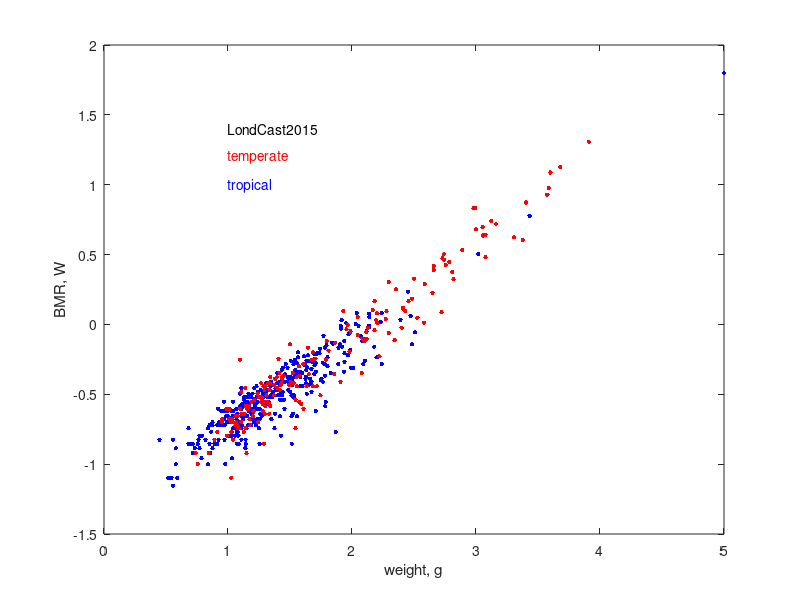

Reproduce this figure in MATLAB. (Note: this script raises an error after producing the figure.)
%bibkey = 'LondCast2015'; type = 'Article'; bib = [ ... 
% 'doi = {10.1111/1365-2435.12348}, ' ...
% 'title = {Basal metabolism in tropical birds: latitude, altitude, and the ‘pace of life’}, ' ...
% 'journal = {Functional Ecology}, ' ...
% 'volume = {29}, ' ...
% 'year = {2015}, ' ...
% 'pages = {338–346}, ' ...
% 'author = {Gustavo A. Londono and Mark A. Chappell Marıa del Rosario Castaneda and Jill E. Jankowski and Scott K. Robinson}'];
%
% several species names are replaced by those used in AmP
% 1 watt; = 60/20.1 ml O2/min
aves = { ...
% spec              mass(g) BMR(W)  sel N   breeding habitat Ref   
'Crypturellus_soui'         220.8	0.77	1;%1	Tropical	This Study
'Struthio_camelus'        100000.0 63.05	0;%N/A	Tropical	McKechnie & Wolf 2004
'Apteryx_australis'         2380.0	4.03	1;%N/A	Temperate	McKechnie & Wolf 2004
'Callipepla_gambelii'       126.1	0.76	1;%N/A	Temperate	McKechnie & Wolf 2004
'Colinus_virginianus'       258.0	1.32	1;%5	Temperate	UCR
'Odontophorus_stellatus' 	296.5	1.15	0;%1	Tropical	This Study
'Bonasa_umbellus'           644.0	2.38	1;%N/A	Temperate	McKechnie & Wolf 2004
'Dendragapus_obscurus'      1131.0	4.96	1;%N/A	Temperate	McKechnie & Wolf 2004
'Alectoris_chukar'          525.7	1.22	1;%5	Temperate	UCR
'Coturnix_coturnix'         97.0	0.89	1;%N/A	Temperate	Wiersma et al. 2007
'Coturnix_pectoralis'       95.8	0.64	1;%N/A	Temperate	McKechnie & Wolf 2004
'Synoicus_chinensis'        44.9	0.37	0;%N/A	Tropical	McKechnie & Wolf 2004
'Synoicus_chinensis'        42.4	0.42	0;%7	Tropical	UCR
'Gallus_gallus'             1196.0  3.02	1;%20	Temperate	UCR
'Gallus_gallus'             2710.0   6.00	0;%N/A	Tropical	McKechnie & Wolf 2004
'Pygoscelis_adeliae'        3970.0	12.23	1;%N/A	Temperate	McKechnie & Wolf 2004
'Spheniscus_humboldti'      3870.0	9.49	1;%N/A	Temperate	McKechnie & Wolf 2004
'Phoebastria_immutabilis' 	2522.0	7.46	1;%N/A	Temperate	McKechnie & Wolf 2004
'Diomedea_exulans'          8130.0	20.31	1;%N/A	Temperate	McKechnie & Wolf 2004
'Thalassarche_chrysostoma' 	3753.0	8.51	1;%N/A	Temperate	McKechnie & Wolf 2004
'Macronectes_giganteus'     4780.0	13.36	1;%N/A	Temperate	McKechnie & Wolf 2004
'Phalacrocorax_auritus'     1330.0	5.49	1;%N/A	Temperate	McKechnie & Wolf 2004
'Anhinga_rufa'              1040.0	3.19	0;%N/A	Tropical	McKechnie & Wolf 2004
'Accipiter_nisus'            135.0	0.95	1;%N/A	Temperate	Wiersma et al. 2007
'Accipiter_striatus'         173.4	0.52	0;%1	Tropical	This Study
'Buteo_lineatus'             658.0	2.11	1;%N/A	Temperate	McKechnie & Wolf 2004
'Buteo_lineatus'             609.0	2.80	1;%6	Temperate	UCR
'Buteo_jamaicensis'         1140.9	4.33	1;%6	Temperate	UCR
'Turnix_suscitator'          58.1	0.39	0;%N/A	Tropical	McKechnie & Wolf 2004
'Haematopus_ostralegus'     554.0	2.91	1;%N/A	Temperate	McKechnie & Wolf 2004
'Pluvialis_squatarola'      226.0	1.78	1;%N/A	Temperate	McKechnie & Wolf 2004
'Charadrius_dubius'          36.0	0.42	1;%N/A	Temperate	Wiersma et al. 2007
'Jacana_jacana'             107.0	1.01	0;%N/A	Tropical	Wiersma et al. 2007
'Thinocorus_rumicivorus'	55.5	0.31	1;%N/A	Temperate	McKechnie & Wolf 2004
'Scolopax_minor'            156.7	1.07	1;%N/A	Temperate	McKechnie & Wolf 2004
'Arenaria_interpres'         90.0	0.92	1;%N/A	Temperate	McKechnie & Wolf 2004
'Calidris_tenuirostris'     198.2	2.01	1;%N/A	Temperate	White et al. 2007
'Calidris_canutus'          130.0	0.88	1;%N/A	Temperate	McKechnie & Wolf 2004
'Larus_argentatus'          1000.0	4.80	1;%N/A	Temperate	McKechnie & Wolf 2004
'Uria_lomvia'               989.0	6.80	1;%N/A	Temperate	McKechnie & Wolf 2004
'Uria_aalge'                956.0	6.80	1;%N/A	Temperate	McKechnie & Wolf 2004
'Pterocles_orientalis'      386.4	1.95	1;%N/A	Temperate	McKechnie & Wolf 2004
'Columba_livia'             316.3	2.12	1;%8	Temperate	UCR
'Columba_leucomela'         456.0	2.44	1;%N/A	Temperate	McKechnie & Wolf 2004
'Streptopelia_capicola'     151.9	0.91	1;%6	Temperate	UCR
'Oena_capensis'             56.0	0.40	0;%2	Tropical	UCR
'Chalcophaps_indica'        124.0	0.79	0;%N/A	Tropical	McKechnie & Wolf 2004
'Phaps_chalcoptera'         304.0	1.53	1;%N/A	Temperate	McKechnie & Wolf 2004
'Phaps_elegans'             190.0	1.24	1;%N/A	Temperate	McKechnie & Wolf 2004
'Phaps_histrionica'     	257.0	1.30	1;%N/A	Temperate	McKechnie & Wolf 2004
'Ocyphaps_lophotes'         187.0	1.09	1;%N/A	Temperate	McKechnie & Wolf 2004
'Geophaps_plumifera'        81.0	0.39	1;%N/A	Temperate	McKechnie & Wolf 2004
'Geophaps_smithii'          198.0	0.87	1;%N/A	Temperate	McKechnie & Wolf 2004
'Leucosarcia_melanoleuca'	445.0	1.69	1;%N/A	Temperate	McKechnie & Wolf 2004
'Geopelia_cuneata'          39.0	0.27	1;%N/A	Temperate	McKechnie & Wolf 2004
'Geopelia_cuneata'          37.5	0.28	1;%6	Temperate	UCR
'Geopelia_placida'          52.0	0.36	1;%N/A	Temperate	McKechnie & Wolf 2004
'Zenaida_macroura'          121.7	0.79	1;%N/A	Temperate	Wiersma et al. 2007
'Columbina_inca'            40.5	0.25	1;%N/A	Temperate	McKechnie & Wolf 2004
'Columbina_talpacoti'       45.7	0.41	0;%N/A	Tropical	Wiersma et al. 2007
'Leptotila_verreauxi'       131.0	0.89	0;%N/A	Tropical	Wiersma et al. 2007
'Leptotila_rufaxilla'       150.6	0.69	0;%3	Tropical	This Study
'Zentrygon_frenata'         322.4	0.88	0;%2	Tropical	This Study
'Geotrygon_montana'         117.9	0.82	0;%16	Tropical	This Study
'Ptilinopus_superbus'       120.4	0.76	0;%N/A	Tropical	McKechnie & Wolf 2004
'Ptilinopus_melanospilus'	98.0	0.49	0;%N/A	Tropical	McKechnie & Wolf 2004
'Geococcyx_californianus'	284.7	1.46	1;%N/A	Temperate	McKechnie & Wolf 2004
'Cuculus_canorus'           111.6	0.84	1;%N/A	Temperate	Wiersma et al. 2007
'Tyto_alba'                 456.1	2.61	1;%6	Temperate	UCR
'Megascops_asio'            166.0	0.59	1;%N/A	Temperate	McKechnie & Wolf 2004
'Megascops_kennicottii'     147.3	1.27	1;%6	Temperate	UCR
'Megascops_trichopsis'      120.0	0.45	1;%N/A	Temperate	McKechnie & Wolf 2004
'Bubo_scandiacus'           2026.0	4.21	1;%N/A	Temperate	McKechnie & Wolf 2004
'Bubo_virginianus'          1450.0	5.23	1;%N/A	Temperate	McKechnie & Wolf 2004
'Bubo_virginianus'          1195.4	4.39	1;%6	Temperate	UCR
'Strix_occidentalis'        571.0	2.67	1;%N/A	Temperate	McKechnie & Wolf 2004
'Glaucidium_jardinii'       60.6	0.68	0;%5	Tropical	This Study
'Glaucidium_brasilianum'	60.6	0.43	0;%1	Tropical	This Study
'Athene_cunicularia'        159.7	1.02	1;%6	Temperate	UCR
'Asio_otus'                 252.0	0.95	1;%N/A	Temperate	McKechnie & Wolf 2004
'Podargus_strigoides'       380.3	1.03	1;%N/A	Temperate	McKechnie & Wolf 2004
'Chordeiles_minor'          72.0	0.44	1;%N/A	Temperate	McKechnie & Wolf 2004
'Uropsalis_segmentata'      34.7	0.54	0;%1	Tropical	This Study
'Uropsalis_lyra'            77.5	0.52	0;%1	Tropical	This Study
'Streptoprocne_rutila'      16.1	0.24	0;%1	Tropical	This Study
'Apus_apus'                 44.9	0.44	1;%N/A	Temperate	Wiersma et al. 2007
'Eutoxeres_condamini'       10.0	0.22	0;%6	Tropical	This Study
'Glaucis_hirsutus'          6.9     0.18	0;%1	Tropical	This Study
'Threnetes_leucurus'        9.4     0.15	0;%3	Tropical	This Study
'Phaethornis_guy'           5.9     0.13	0;%8	Tropical	This Study
'Phaethornis_hispidus'      4.9     0.14	0;%5	Tropical	This Study
'Phaethornis_superciliosus' 5.2     0.14	0;%3	Tropical	This Study
'Phaethornis_koepckeae'     5.4     0.13	0;%2	Tropical	This Study
'Doryfera_ludovicae'        5.9     0.16	0;%5	Tropical	This Study
'Colibri_thalassinus'       6.2     0.16	0;%1	Tropical	This Study
'Colibri_coruscans'         8.4     0.15	0;%25	Tropical	This Study
'Thalurania_furcata'        3.8     0.13	0;%1	Tropical	This Study
'Taphrospilus_hypostictus'	7.5     0.13	0;%4	Tropical	This Study
'Adelomyia_melanogenys' 	3.5     0.08	0;%6	Tropical	This Study
'Phlogophilus_harterti' 	2.8     0.15	0;%2	Tropical	This Study
'Heliodoxa_leadbeateri'     7.5     0.19	0;%21	Tropical	This Study
'Boissonneaua_matthewsii'	7.5     0.20	0;%5	Tropical	This Study
'Aglaeactis_cupripennis'	7.2     0.12	0;%9	Tropical	This Study
'Aglaeactis_castelnaudii'	6.9     0.10	0;%1	Tropical	This Study
'Oreotrochilus_estella'     8.4     0.19	0;%N/A	Tropical	McKechnie & Wolf 2004
'Lafresnaya_lafresnayi'     5.7     0.14	0;%1	Tropical	This Study
'Coeligena_coeligena'       7.1     0.19	0;%6	Tropical	This Study
'Coeligena_violifer'        7.8     0.14	0;%23 Tropical	This Study
'Pterophanes_cyanopterus'	10.8	0.11	0;%1	Tropical	This Study
'Sephanoides_sephaniodes'	5.7     0.10	1;%N/A	Temperate	McKechnie & Wolf 2004
'Heliangelus_amethysticollis'   5.8	0.15	0;%14	Tropical	This Study
'Haplophaedia_aureliae'      4.8	0.14	0;%3	Tropical	This Study
'Ocreatus_underwoodii'       3.3	0.08	0;%2	Tropical	This Study
'Ramphomicron_microrhynchum' 3.9	0.08	0;%1	Tropical	This Study
'Metallura_tyrianthina'      3.8	0.10	0;%17	Tropical	This Study
'Chalcostigma_ruficeps'      3.6	0.15	0;%7	Tropical	This Study
'Schistes_geoffroyi'         4.8	0.18	0;%3	Tropical	This Study
'Chaetocercus_mulsant'       3.6	0.07	0;%1	Tropical	This Study
'Colius_striatus'           51.0	0.24	0;%N/A	Tropical	McKechnie & Wolf 2004
'Colius_colius'             35.1	0.18	1;%N/A	Temperate	McKechnie & Wolf 2004
'Trogon_personatus'         59.0	0.83	0;%1	Tropical	This Study
'Dacelo_novaeguineae'      336.0	1.12	1;%N/A	Temperate	White et al. 2007
'Chloroceryle_aenea'        11.8	0.17    0;%N/A	Tropical	Wiersma et al. 2007
'Todus_mexicanus'            6.1	0.11	0;%N/A	Tropical	White et al. 2007
'Momotus_momota'            123.1	0.52	0;%2	Tropical	This Study
'Momotus_momota'            102.4	0.49	0;%N/A	Tropical	Wiersma et al. 2007
'Momotus_aequatorialis' 	158.5	0.58	0;%1	Tropical	This Study
'Baryphthengus_martii'      127.1	0.55	0;%3	Tropical	This Study
'Merops_viridis'             33.8	0.30	0;%N/A	Tropical	McKechnie & Wolf 2004
'Phoeniculus_purpureus' 	74.1	0.17	0;%N/A	Tropical	McKechnie & Wolf 2004
'Galbula_cyanescens'        24.0	0.23	0;%2	Tropical	This Study
'Notharchus_macrorhynchos'	43.2	0.32	0;%N/A	Tropical	Wiersma et al. 2007
'Bucco_macrodactylus'       23.7	0.18	0;%1	Tropical	This Study
'Malacoptila_semicincta'	47.1	0.33	0;%1	Tropical	This Study
'Malacoptila_fulvogularis'	49.6	0.53	0;%2	Tropical	This Study
'Micromonacha_lanceolata' 	21.9	0.36	0;%1	Tropical	This Study
'Monasa_nigrifrons'         86.0	0.46	0;%5	Tropical	This Study
'Monasa_morphoeus'          67.5	0.45	0;%2	Tropical	This Study
'Aulacorhynchus_prasinus'	137.0	0.98	0;%2	Tropical	This Study
'Selenidera_reinwardtii'	173.6	1.20	0;%1	Tropical	This Study
'Andigena_hypoglauca'       282.9	1.71	0;%1	Tropical	This Study
'Picumnus_rufiventris'      21.9	0.26	0;%2	Tropical	This Study
'Melanerpes_formicivorus'	73.1	0.74	1;%N/A	Temperate	Wiersma et al. 2007
'Melanerpes_rubricapillus' 	48.7	0.54	0;%N/A	Tropical	Wiersma et al. 2007
'Dryobates_pubescens'       21.7	0.38	1;%N/A	Temperate	McKechnie & Wolf 2004
'Dryobates_pubescens'       24.1	0.41	1;%N/A	Temperate	White et al. 2007
'Veniliornis_nigriceps'     43.4	0.49	0;%3	Tropical	This StudY
'Colaptes_rivolii'          81.5	0.93	0;%3	Tropical	This Study
'Celeus_loricatus'          83.1	0.69	0;%N/A	Tropical	Wiersma et al. 2007
'Celeus_spectabilis'        113.0	0.98	0;%1	Tropical	This Study
'Micrastur_ruficollis'      304.1	0.72	0;%1	Tropical	This Study
'Micrastur_gilvicollis'     170.5	1.04	0;%1	Tropical	This Study
'Falco_sparverius'          111.6	1.13	1;%6	Temperate	UCR
'Calyptorhynchus_banksii'	535.5	2.97	1;%N/A	Temperate	White et al. 2007
'Eolophus_roseicapilla'     268.7	1.25	1;%N/A	Temperate	McKechnie & Wolf 2004
'Cacatua_tenuirostris'      549.9	3.17	1;%N/A	Temperate	McKechnie & Wolf 2004
'Cacatua_galerita'          776.1	3.42	1;%N/A	Temperate	McKechnie & Wolf 2004
'Nymphicus_hollandicus' 	96.8	0.66	0;%6	Tropical	UCR
'Trichoglossus_haematodus'	137.1	1.19	0;%N/A	Tropical	White et al. 2007
'Barnardius_zonarius'       131.8	0.79	1;%N/A	Temperate	White et al. 2007
'Neopsephotus_bourkii'      35.0	0.29	1;%1	Temperate	UCR
'Neophema_petrophila'       48.4	0.63	1;%N/A	Temperate	White et al. 2007
'Melopsittacus_undulatus'	42.8	0.36	1;%6	Temperate	UCR
'Agapornis_roseicollis' 	48.3	0.36	1;%6	Temperate	UCR
'Bolborhynchus_orbygnesius' 46.4	0.38	0;%3	Tropical	This Study
'Brotogeris_jugularis'      63.5	0.58	0;%N/A	Tropical	Wiersma et al. 2007
'Asthenes_helleri'          15.0	0.19	0;%4	Tropical	This Study
'Synallaxis_azarae'         13.6	0.23	0;%9	Tropical	This Study
'Synallaxis_cabanisi'       19.3	0.30	0;%3	Tropical	This Study
'Cranioleuca_marcapatae'	19.0	0.28	0;%6	Tropical	This Study
'Premnoplex_brunnescens'	15.7	0.32	0;%17	Tropical	This Study
'Margarornis_squamiger'     16.7	0.27	0;%15	Tropical	This Study
'Pseudocolaptes_boissonneautii' 42.9 0.55	0;%1	Tropical	This Study
'Anabacerthia_striaticollis' 24.2   0.35	0;%8	Tropical	This Study
'Syndactyla_ucayalae'       51.2	0.61	0;%1	Tropical	This Study
'Ancistrops_strigilatus'	36.0	0.22	0;%1	Tropical	This Study
'Automolus_subulatus'       30.2	0.49	0;%1	Tropical	This Study
'Neophilydor_erythrocercum' 38.2	0.42	0;%1	Tropical	This Study
'Anabazenops_dorsalis'      39.2	0.45	0;%1	Tropical	This Study
'Thripadectes_melanorhynchus' 47.5	0.54	0;%14	Tropical	This Study
'Thripadectes_holostictus' 	42.5	0.38	0;%5	Tropical	This Study
'Automolus_ochrolaemus'     36.7	0.63	0;%1	Tropical	This Study
'Automolus_melanopezus'     31.6	0.38	0;%1	Tropical	This Study
'Automolus_rufipileatus'	36.2	0.46	0;%5	Tropical	This Study
'Sclerurus_mexicanus'       28.8	0.44	0;%3	Tropical	This Study
'Sclerurus_caudacutus'      36.2	0.46	0;%4	Tropical	This Study
'Lochmias_nematura'         30.5	0.34	0;%3	Tropical	This Study
'Xenops_minutus'            12.7	0.18	0;%1	Tropical	This Study
'Dendrocincla_tyrannina'	58.3	0.53	0;%2	Tropical	This Study
'Dendrocincla_fuliginosa'	33.1	0.37	0;%9	Tropical	This Study
'Dendrocincla_merula'       52.8	0.62	0;%11	Tropical	This Study
'Sittasomus_griseicapillus'	14.4	0.27	0;%1	Tropical	This Study
'Glyphorynchus_spirurus'	15.5	0.25	0;%21	Tropical	This Study
'Dendrocolaptes_picumnus'	80.2	0.72	0;%1	Tropical	This Study
'Xiphorhynchus_elegans'     41.4	0.51	0;%9	Tropical	This Study
'Xiphorhynchus_guttatus'	60.1	0.52	0;%7	Tropical	This Study
'Xiphorhynchus_triangularis' 44.1	0.60	0;%7	Tropical	This Study
'Lepidocolaptes_lacrymiger'	32.6	0.22	0;%1	Tropical	This Study
'Thamnophilus_doliatus'     26.2	0.29	0;%N/A	Tropical	Wiersma et al. 2007
'Thamnophilus_palliatus'	27.8	0.49	0;%1	Tropical	This Study
'Thamnophilus_atrinucha'	20.5	0.28	0;%N/A	Tropical	Wiersma et al. 2007
'Thamnophilus_punctatus'	21.0	0.34	0;%N/A	Tropical	Wiersma et al. 2007
'Thamnomanes_ardesiacus'	19.3	0.27	0;%9	Tropical	This Study
'Thamnomanes_schistogynus'	19.7	0.34	0;%3	Tropical	This Study
'Epinecrophylla_leucophthalma' 9.4	0.19	0;%8	Tropical	This Study
'Isleria_hauxwelli'         10.8	0.21	0;%9	Tropical	This Study
'Myrmotherula_axillaris'	8.9     0.19	0;%4	Tropical	This Study
'Myrmotherula_schisticolor'	8.3     0.25	0;%2	Tropical	This Study
'Myrmotherula_longipennis'	9.6     0.22	0;%1	Tropical	This Study
'Myrmotherula_menetriesii'	9.3     0.28	0;%2	Tropical	This Study
'Drymophila_caudata'        12.2	0.14	0;%1	Tropical	This Study
'Cercomacroides_tyrannina'	15.4	0.19	0;%N/A	Tropical	Wiersma et al. 2007
'Pyriglena_leuconota'       32.1	0.55	0;%4	Tropical	This Study
'Myrmoborus_leucophrys'     19.8	0.33	0;%1	Tropical	This Study
'Myrmoborus_myotherinus'	21.2	0.28	0;%3	Tropical	This Study
'Hypocnemis_subflava'       15.6	0.24	0;%3	Tropical	This Study
'Myrmoborus_lophotes'       31.6	0.33	0;%3	Tropical	This Study
'Myrmelastes_leucostigma'	17.8	0.18	0;%1	Tropical	This Study
'Myrmeciza_longipes'        27.4	0.33	0;%N/A	Tropical	Wiersma et al. 2007
'Poliocrania_exsul'         28.3	0.29	0;%N/A	Tropical	Wiersma et al. 2007
'Sciaphylax_hemimelaena'	18.0	0.25	0;%5	Tropical	This Study
'Akletos_goeldii'           42.4	0.42	0;%4	Tropical	This Study
'Gymnopithys_bicolor'       27.7	0.33	0;%N/A	Tropical	Wiersma et al. 2007
'Oneillornis_salvini'       27.1	0.32	0;%7	Tropical	This Study
'Rhegmatorhina_melanosticta' 42.2	0.41	0;%1	Tropical	This Study
'Hylophylax_naevioides'     16.1	0.24	0;%N/A	Tropical	Wiersma et al. 2007
'Hylophylax_naevius'        12.8	0.35	0;%1	Tropical	This Study
'Willisornis_poecilinotus'	22.3	0.39	0;%4	Tropical	This Study
'Phlegopsis_nigromaculata'	47.1	0.48	0;%2	Tropical	This Study
'Formicarius_analis'        54.9	0.62	0;%3	Tropical	This Study
'Formicarius_rufipectus' 	70.3	0.73	0;%1	Tropical	This Study
'Grallaria_guatimalensis'	87.0	0.62	0;%1	Tropical	This Study
'Grallaria_rufula'          33.8	0.52	0;%1	Tropical	This Study
'Conopophaga_peruviana' 	24.5	0.34	0;%4	Tropical	This Study
'Conopophaga_ardesiaca'     27.5	0.39	0;%15	Tropical	This Study
'Scytalopus_atratus'        21.5	0.38	0;%4	Tropical	This Study
'Scytalopus_parvirostris'	17.0	0.36	0;%3	Tropical	This Study
'Elaenia_albiceps'          16.8	0.19	0;%3	Tropical	This Study
'Elaenia_gigas'             30.7	0.41	0;%1	Tropical	This Study
'Elaenia_obscura'           13.9	0.14	0;%1	Tropical	This Study
'Elaenia_pallatangae'       15.7	0.23	0;%17	Tropical	This Study
'Camptostoma_obsoletum'     12.5	0.26	0;%N/A	Tropical	Wiersma et al. 2007
'Mecocerculus_leucophrys'	13.9	0.15	0;%3	Tropical	This Study
'Mecocerculus_stictopterus'	10.9	0.22	0;%1	Tropical	This Study
'Anairetes_parulus'          6.6	0.15	0;%2	Tropical	This Study
'Corythopis_torquatus'      18.7	0.28	0;%5	Tropical	This Study
'Zimmerius_bolivianus'      11.0	0.28	0;%2	Tropical	This Study
'Pogonotriccus_ophthalmicus' 8.8	0.24	0;%2	Tropical	This Study
'Mionectes_striaticollis' 	14.7	0.27	0;%38	Tropical	This Study
'Mionectes_olivaceus'       15.7	0.28	0;%21	Tropical	This Study
'Mionectes_oleagineus'      11.4	0.18	0;%7	Tropical	This Study
'Mionectes_oleagineus'      10.3	0.16	0;%N/A	Tropical	Wiersma et al. 2007
'Mionectes_macconnelli'     11.4	0.16	0;%14	Tropical	This Study
'Leptopogon_amaurocephalus' 14.1	0.22	0;%6	Tropical	This Study
'Leptopogon_superciliaris'	12.9	0.25	0;%9	Tropical	This Study
'Hemitriccus_granadensis' 	8.2 	0.14	0;%2	Tropical	This Study
'Lophotriccus_pileatus'     8.2     0.19	0;%2	Tropical	This Study
'Todirostrum_cinereum'      7.3     0.17	0;%N/A	Tropical	Wiersma et al. 2007
'Cnipodectes_subbrunneus'	20.5	0.27	0;%N/A	Tropical	Wiersma et al. 2007
'Rhynchocyclus_olivaceus'	21.0	0.30	0;%N/A	Tropical	Wiersma et al. 2007
'Rhynchocyclus_fulvipectus'	26.0	0.39	0;%3	Tropical	This Study
'Platyrinchus_coronatus'	10.8	0.16	0;%2	Tropical	This Study
'Platyrinchus_platyrhynchos' 14.0	0.30	0;%1	Tropical	This Study
'Pyrrhomyias_cinnamomeus'	10.7	0.20	0;%4	Tropical	This Study
'Lathrotriccus_euleri'       9.3	0.21	0;%1	Tropical	This Study
'Sayornis_phoebe'           21.6	0.34	1;%N/A	Temperate	McKechnie & Wolf 2004
'Sayornis_phoebe'           21.6	0.34	1;%N/A	Temperate	Wiersma et al. 2007
'Contopus_sordidulus'       12.5	0.56	1;%1	Temperate	This Study
'Contopus_virens'           13.9	0.26	1;%N/A	Temperate	Wiersma et al. 2007
'Empidonax_virescens'       12.3	0.18	1;%N/A	Temperate	Wiersma et al. 2007
'Knipolegus_aterrimus'      34.0	0.31	0;%1	Tropical	This Study
'Syrtidicola_fluviatilis'	13.6	0.26	0;%1	Tropical	This Study
'Myiotheretes_fuscorufus' 	29.2	0.52	0;%1	Tropical	This Study
'Silvicultrix_spodionota' 	10.7	0.17	0;%1	Tropical	This Study
'Silvicultrix_pulchella'	12.0	0.17	0;%6	Tropical	This Study
'Ochthoeca_rufipectoralis' 	10.9	0.20	0;%6	Tropical	This Study
'Legatus_leucophaius'       26.7	0.16	0;%1	Tropical	This Study
'Myiozetetes_similis'       27.1	0.29	0;%1	Tropical	This Study
'Myiodynastes_maculatus'	41.0	0.59	0;%N/A	Tropical	Wiersma et al. 2007
'Tyrannus_melancholicus'	38.0	0.36	0;%N/A	Tropical	Wiersma et al. 2007
'Tyrannus_tyrannus'         36.1	0.36	1;%2	Temperate	This Study
'Myiarchus_crinitus'        33.9	0.38	1;%N/A	Temperate	McKechnie & Wolf 2004
'Myiarchus_crinitus'        33.9	0.38	1;%N/A	Temperate	Wiersma et al. 2007
'Ramphotrigon_fuscicauda'	17.4	0.28	0;%1	Tropical	This Study
'Attila_spadiceus'          32.7	0.14	0;%1	Tropical	This Study
'Pipreola_intermedia'       49.6	0.61	0;%2	Tropical	This Study
'Pipreola_arcuata'          93.0	0.60	0;%1	Tropical	This Study
'Rupicola_peruvianus'       246.5	1.08	0;%3	Tropical	This Study
'Lipaugus_vociferans'       86.6	0.76	0;%1	Tropical	This Study
'Machaeropterus_pyrocephalus' 10.0	0.24	0;%2	Tropical	This Study
'Lepidothrix_coronata'      10.6	0.20	0;%20	Tropical	This Study
'Lepidothrix_coeruleocapilla' 9.6	0.24	0;%8	Tropical	This Study
'Manacus_vitellinus'        15.5	0.23	0;%N/A	Tropical	McKechnie & Wolf 2004
'Chiroxiphia_lanceolata' 	18.4	0.34	0;%N/A	Tropical	Wiersma et al. 2007
'Chiroxiphia_boliviana'     17.0	0.30	0;%11	Tropical	This Study
'Cryptopipo_holochlora' 	16.0	0.21	0;%1	Tropical	This Study
'Pipra_fasciicauda'         16.4	0.26	0;%38	Tropical	This Study
'Ceratopipra_mentalis'      12.3	0.19	0;%N/A	Tropical	White et al. 2007
'Ceratopipra_chloromeros' 	16.2	0.29	0;%20	Tropical	This Study
'Onychorhynchus_coronatus'	14.0	0.30	0;%2	Tropical	This Study
'Myiobius_villosus'         14.7	0.30	0;%1	Tropical	This Study
'Terenotriccus_erythrurus'   9.3	0.24	0;%2	Tropical	This Study
'Gliciphila_melanops'       18.8	0.29	1;%N/A	Temperate	McKechnie & Wolf 2004
'Acanthorhynchus_tenuirostris' 9.7	0.25	1;%N/A	Temperate	McKechnie & Wolf 2004
'Lichmera_indistincta'       9.0	0.21	1;%N/A	Temperate	McKechnie & Wolf 2004
'Phylidonyris_novaehollandiae' 17.3 0.32	1;%N/A	Temperate	McKechnie & Wolf 2004
'Melithreptus_lunatus'      14.3	0.25	1;%N/A	Temperate	McKechnie & Wolf 2004
'Gavicalis_virescens'       25.0	0.35	1;%N/A	Temperate	McKechnie & Wolf 2004
'Lanius_collurio'           27.0	0.38	1;%N/A	Temperate	Wiersma et al. 2007
'Lanius_excubitor'          61.8	0.56	1;%N/A	Temperate	Wiersma et al. 2007
'Vireo_olivaceus'           16.2	0.24	1;%N/A	Temperate	Wiersma et al. 2007
'Vireo_flavoviridis'        15.9	0.28	0;%N/A	Tropical	Wiersma et al. 2007
'Oriolus_oriolus'           64.9	0.65	1;%N/A	Temperate	Wiersma et al. 2007
'Cyanolyca_viridicyanus'	82.6	1.07	0;%2	Tropical	This Study
'Pica_pica'                 158.9	1.20	1;%N/A	Temperate	McKechnie & Wolf 2004
'Pica_nuttalli'             151.9	1.47	1;%N/A	Temperate	McKechnie & Wolf 2004
'Poecile_atricapillus'  	10.3	0.25	1;%N/A	Temperate	McKechnie & Wolf 2004
'Parus_major'               18.5	0.38	1;%N/A	Temperate	White et al. 2007
'Alaemon_alaudipes'         37.7	0.43	1;%N/A	Temperate	McKechnie & Wolf 2004
'Chersomanes_albofasciata'	25.7	0.34	0;%N/A	Tropical	White et al. 2007
'Ammomanes_deserti'         21.5	0.23	1;%N/A	Temperate	White et al. 2007
'Eremopterix_nigriceps' 	15.2	0.19	1;%N/A	Temperate	White et al. 2007
'Calendulauda_erythrochlamys' 27.3	0.41	1;%N/A	Temperate	McKechnie & Wolf 2004
'Mirafra_erythroptera'      27.3	0.42	0;%N/A	Tropical	White et al. 2007
'Lullula_arborea'           25.5	0.57	1;%N/A	Temperate	Wiersma et al. 2007
'Alauda_arvensis'           31.7	0.72	1;%N/A	Temperate	McKechnie & Wolf 2004
'Galerida_cristata'         31.2	0.37	1;%N/A	Temperate	White et al. 2007
'Eremophila_alpestris'      26.0	0.45	1;%N/A	Temperate	White et al. 2007
'Calandrella_brachydactyla'	24.0	0.41	1;%N/A	Temperate	White et al. 2007
'Melanocorypha_calandra'	50.6	0.57	1;%N/A	Temperate	White et al. 2007
'Eremalauda_dunni'          20.6	0.28	1;%N/A	Temperate	McKechnie & Wolf 2004
'Alaudala_rufescens'        23.6	0.37	1;%N/A	Temperate	White et al. 2007
'Pycnonotus_finlaysoni'     26.3	0.22	0;%N/A	Tropical	McKechnie & Wolf 2004
'Pycnonotus_goiavier'       28.6	0.25	0;%N/A	Tropical	McKechnie & Wolf 2004
'Riparia_riparia'           13.6	0.23	1;%N/A	Temperate	Wiersma et al. 2007
'Tachycineta_bicolor'       16.4	0.29	1;%N/A	Temperate	Wiersma et al. 2007
'Tachycineta_albilinea' 	11.7	0.25	0;%N/A	Tropical	Wiersma et al. 2007
'Progne_chalybea'           34.9	0.47	0;%N/A	Tropical	Wiersma et al. 2007
'Stelgidopteryx_ruficollis'	14.0	0.22	0;%2	Tropical	This Study
'Hirundo_tahitica'          14.1	0.18	0;%N/A	Tropical	McKechnie & Wolf 2004
'Psaltriparus_minimus'       5.5	0.12	1;%N/A	Temperate	McKechnie & Wolf 2004
'Phylloscopus_trochilus'	10.7	0.21	1;%N/A	Temperate	Wiersma et al. 2007
'Phylloscopus_collybita'     8.2	0.17	1;%N/A	Temperate	Wiersma et al. 2007
'Acrocephalus_arundinaceus'	21.9	0.26	1;%N/A	Temperate	McKechnie & Wolf 2004
'Acrocephalus_schoenobaenus' 11.5	0.22	1;%N/A	Temperate	Wiersma et al. 2007
'Acrocephalus_palustris'	10.8	0.20	1;%N/A	Temperate	Wiersma et al. 2007
'Hippolais_icterina'        12.5	0.25	1;%N/A	Temperate	Wiersma et al. 2007
'Sylvia_atricapilla'        21.9	0.42	1;%N/A	Temperate	Wiersma et al. 2007
'Sylvia_borin'              24.8	0.42	1;%N/A	Temperate	Wiersma et al. 2007
'Curruca_curruca'           10.6	0.20	1;%N/A	Temperate	Wiersma et al. 2007
'Zosterops_lateralis'       11.0	0.15	1;%N/A	Temperate	McKechnie & Wolf 2004
'Cinnycerthia_fulva'        16.3	0.20	0;%4	Tropical	This Study
'Pheugopedius_fasciatoventris' 27.2	0.31	0;%N/A	Tropical	Wiersma et al. 2007
'Thryophilus_rufalbus'      22.6	0.30	0;%N/A	Tropical	Wiersma et al. 2007
'Cantorchilus_leucotis'     18.0	0.21	0;%N/A	Tropical	Wiersma et al. 2007
'Thryothorus_ludovicianus'	20.1	0.36	1;%N/A	Temperate	Wiersma et al. 2007
'Troglodytes_aedon_aedon'	10.2	0.21	1;%N/A	Temperate	Wiersma et al. 2007: Troglodytes_aedon_aedon
'Troglodytes_aedon_musculus' 13.3	0.21	0;%N/A	Tropical	Wiersma et al. 2007: Troglodytes_aedon_musculus
'Troglodytes_solstitialis'	13.0	0.27	0;%2	Tropical	This Study
'Henicorhina_leucophrys'	15.3	0.31	0;%6	Tropical	This Study
'Microcerculus_marginatus'	19.4	0.33	0;%3	Tropical	This Study
'Cyphorhinus_thoracicus' 	34.4	0.42	0;%13	Tropical	This Study
'Sitta_carolinensis'        19.4	0.36	1;%N/A	Temperate	White et al. 2007
'Mimus_polyglottos'         44.2	0.68	1;%N/A	Temperate	Wiersma et al. 2007
'Mimus_gilvus'              68.9	0.74	0;%N/A	Tropical	Wiersma et al. 2007
'Acridotheres_cristatellus'	109.4	1.21	0;%N/A	Tropical	White et al. 2007
'Sturnus_vulgaris'          85.0	1.25	1;%N/A	Temperate	White et al. 2007
'Sialia_mexicana'           27.5	0.42	1;%N/A	Temperate	McKechnie & Wolf 2004
'Myadestes_ralloides'       28.8	0.39	0;%7	Tropical	This Study
'Catharus_dryas'            35.9	0.46	0;%9	Tropical	This Study
'Catharus_ustulatus'        28.2	0.43	1;%38	Temperate	This Study
'Entomodestes_leucotis'     60.7	0.26	0;%1	Tropical	This Study
'Turdus_leucops'            62.2	0.71	0;%1	Tropical	This Study
'Turdus_fuscater'           138.0	0.96	0;%1	Tropical	This Study
'Turdus_chiguanco'          87.0	0.54	0;%4	Tropical	This Study
'Turdus_serranus'           81.2	0.97	0;%4	Tropical	This Study
'Turdus_nigriceps'          51.1	0.53	0;%5	Tropical	This Study
'Turdus_ignobilis'          56.6	0.41	0;%1	Tropical	This Study
'Turdus_lawrencii'          55.3	0.67	0;%1	Tropical	This Study
'Turdus_hauxwelli'          63.3	0.50	0;%4	Tropical	This Study
'Turdus_grayi'              77.9	0.68	0;%N/A	Tropical	Wiersma et al. 2007
'Turdus_albicollis'     	51.3	0.46	0;%15	Tropical	This Study
'Turdus_migratorius'        62.4	0.76	1;%N/A	Temperate	Wiersma et al. 2007
'Copsychus_saularis'        33.5	0.23	0;%N/A	Tropical	McKechnie & Wolf 2004
'Muscicapa_striata'         14.4	0.25	1;%N/A	Temperate	Wiersma et al. 2007
'Larvivora_cyane'           13.4	0.17	1;%N/A	Temperate	White et al. 2007
'Luscinia_svecica'          15.5	0.28	1;%N/A	Temperate	White et al. 2007
'Luscinia_svecica'          19.9	0.26	1;%N/A	Temperate	White et al. 2007
'Phoenicurus_phoenicurus'	13.0	0.23	1;%N/A	Temperate	Wiersma et al. 2007
'Cinnyris_venustus'          7.1	0.14	0;%N/A	Tropical	McKechnie & Wolf 2004
'Aethopyga_christinae'       5.2	0.12	0;%N/A	Tropical	McKechnie & Wolf 2004
'Passer_domesticus'         23.5	0.31	1;%30	Temperate	UCR
'Passer_montanus'           17.5	0.20	1;%N/A	Temperate	White et al. 2007
'Ploceus_aurantius'         18.7	0.22	0;%6	Tropical	UCR
'Amadina_erythrocephala'	22.4	0.21	0;%N/A	Tropical	McKechnie & Wolf 2004
'Amadina_fasciata'          17.2	0.21	0;%N/A	Tropical	McKechnie & Wolf 2004
'Amadina_fasciata'          18.2	0.23	0;%4	Tropical	UCR
'Estrilda_melpoda'           7.5	0.13	0;%N/A	Tropical	McKechnie & Wolf 2004
'Taeniopygia_guttata'       14.1	0.12	1;%6	Temperate	UCR
'Spermestes_cucullata'      10.6	0.08	1;%N/A	Temperate	McKechnie & Wolf 2004
'Spermestes_fringilloides' 	19.8	0.23	1;%4	Temperate	UCR
'Lonchura_fuscans'           9.5	0.10	0;%N/A	Tropical	McKechnie & Wolf 2004
'Lonchura_punctulata'       14.5	0.19	0;%5	Tropical	UCR
'Lonchura_malacca'          11.8	0.14	0;%N/A	Tropical	McKechnie & Wolf 2004
'Lonchura_maja'             12.8	0.15	0;%N/A	Tropical	McKechnie & Wolf 2004
'Lonchura_oryzivora'        25.4	0.31	0;%N/A	Tropical	McKechnie & Wolf 2004
'Vidua_macroura'            13.8	0.13	0;%2	Tropical	UCR
'Motacilla_flava'           14.7	0.26	1;%N/A	Temperate	Wiersma et al. 2007
'Anthus_campestris'     	21.8	0.38	1;%N/A	Temperate	Wiersma et al. 2007
'Anthus_pratensis'          18.9	0.30	1;%N/A	Temperate	Wiersma et al. 2007
'Anthus_trivialis'          19.7	0.34	1;%N/A	Temperate	Wiersma et al. 2007
'Fringilla_montifringilla'	21.0	0.38	1;%N/A	Temperate	Wiersma et al. 2007
'Loxioides_bailleui'        36.0	0.46	0;%N/A	Tropical	McKechnie & Wolf 2004
'Himatione_sanguinea'       13.5	0.30	0;%N/A	Tropical	McKechnie & Wolf 2004
'Haemorhous_cassinii'       26.8	0.37	1;%N/A	Temperate	Wiersma et al. 2007
'Haemorhous_mexicanus'      20.4	0.31	1;%N/A	Temperate	McKechnie & Wolf 2004
'Acanthis_flammea'          16.0	0.24	1;%N/A	Temperate	White et al. 2007
'Serinus_canaria'           19.5	0.14	1;%2	Temperate	UCR
'Spinus_tristis'            12.8	0.33	1;%N/A	Temperate	White et al. 2007
'Spinus_pinus'              13.8	0.35	1;%N/A	Temperate	Wiersma et al. 2007
'Spinus_magellanicus'       11.6	0.20	0;%1	Tropical	This Study
'Euphonia_laniirostris'     13.5	0.29	0;%N/A	Tropical	Wiersma et al. 2007
'Euphonia_xanthogaster' 	12.9	0.22	0;%13	Tropical	This Study
'Seiurus_aurocapilla'       19.0	0.24	1;%N/A	Temperate	White et al. 2007
'Parkesia_noveboracensis'	18.7	0.28	1;%N/A	Temperate	White et al. 2007
'Vermivora_cyanoptera'       7.8	0.15	1;%N/A	Temperate	Wiersma et al. 2007
'Protonotaria_citrea'       12.8	0.20	1;%N/A	Temperate	McKechnie & Wolf 2004
'Geothlypis_trichas'        10.6	0.17	1;%N/A	Temperate	White et al. 2007
'Setophaga_citrina'         12.0	0.22	1;%N/A	Temperate	White et al. 2007
'Setophaga_americana'        7.0	0.12	1;%N/A	Temperate	White et al. 2007
'Setophaga_petechia'        12.2	0.14	0;%N/A	Tropical	Wiersma et al. 2007: Setophaga_petechia_erithachorides
'Setophaga_petechia'         8.9	0.20	1;%N/A	Temperate	Wiersma et al. 2007: Setophaga_petechia_petechia
'Setophaga_palmarum'         9.8	0.16	1;%N/A	Temperate	Wiersma et al. 2007
'Setophaga_pinus'           12.0	0.18	1;%N/A	Temperate	Wiersma et al. 2007
'Setophaga_coronata'        11.5	0.19	1;%N/A	Temperate	Wiersma et al. 2007
'Setophaga_dominica'         9.8	0.16	1;%N/A	Temperate	McKechnie & Wolf 2004
'Myiothlypis_luteoviridis'	14.7	0.24	0;%12	Tropical	This Study
'Myiothlypis_signata'       14.3	0.22	0;%2	Tropical	This Study
'Myiothlypis_fulvicauda'	12.8	0.35	0;%1	Tropical	This Study
'Myiothlypis_bivittata'     15.5	0.30	0;%11	Tropical	This Study
'Myiothlypis_chrysogaster'	14.4	0.28	0;%2	Tropical	This Study
'Myiothlypis_coronata'      17.4	0.33	0;%13	Tropical	This Study
'Basileuterus_tristriatus'	12.6	0.25	0;%11	Tropical	This Study
'Myioborus_miniatus'         9.8	0.20	0;%6	Tropical	This Study
'Myioborus_melanocephalus'	11.7	0.21	0;%11	Tropical	This Study
'Cacicus_chrysonotus'       94.0	0.85	0;%1	Tropical	This Study
'Amblycercus_holosericeus'	50.4	0.57	0;%4	Tropical	This Study
'Icterus_galbula'           37.5	0.50	1;%N/A	Temperate	Wiersma et al. 2007
'Agelaius_phoeniceus'       47.1	0.56	1;%N/A	Temperate	Wiersma et al. 2007
'Quiscalus_quiscula'        92.2	0.99	1;%N/A	Temperate	Wiersma et al. 2007
'Quiscalus_mexicanus'       137.3	1.13	0;%N/A	Tropical	Wiersma et al. 2007
'Leistes_militaris'         38.2	0.44	0;%N/A	Tropical	Wiersma et al. 2007
'Coereba_flaveola'          11.0	0.24	0;%3	Tropical	This Study
'Emberiza_schoeniclus'      17.6	0.30	1;%N/A	Temperate	Wiersma et al. 2007
'Melospiza_melodia'         19.0	0.27	1;%N/A	Temperate	McKechnie & Wolf 2004
'Melospiza_georgiana'       14.9	0.21	1;%N/A	Temperate	McKechnie & Wolf 2004
'Zonotrichia_capensis'      22.2	0.31	0;%3	Tropical	This Study
'Zonotrichia_querula'       33.3	0.45	1;%N/A	Temperate	McKechnie & Wolf 2004
'Zonotrichia_leucophrys'	26.1	0.34	1;%N/A	Temperate	McKechnie & Wolf 2004
'Zonotrichia_albicollis'	20.2	0.28	1;%N/A	Temperate	McKechnie & Wolf 2004
'Junco_hyemalis'            18.0	0.30	1;%N/A	Temperate	McKechnie & Wolf 2004
'Passerculus_sandwichensis'	15.9	0.22	1;%N/A	Temperate	McKechnie & Wolf 2004
'Ammodramus_savannarum'     13.8	0.18	1;%N/A	Temperate	McKechnie & Wolf 2004
'Ammodramus_aurifrons'      16.4	0.26	0;%2	Tropical	This Study
'Spizella_passerina'        11.9	0.19	1;%N/A	Temperate	McKechnie & Wolf 2004
'Pooecetes_gramineus'       21.5	0.27	1;%N/A	Temperate	McKechnie & Wolf 2004
'Amphispiza_bilineata'      11.6	0.20	1;%N/A	Temperate	McKechnie & Wolf 2004
'Arremonops_conirostris'	39.7	0.45	0;%N/A	Tropical	Wiersma et al. 2007
'Arremon_taciturnus'        27.7	0.42	0;%4	Tropical	This Study
'Arremon_torquatus'         42.8	0.47	0;%6	Tropical	This Study
'Arremon_castaneiceps'      35.7	0.53	0;%1	Tropical	This Study
'Atlapetes_melanolaemus'	25.5	0.34	0;%20	Tropical	This Study
'Chlorospingus_parvirostris' 23.1	0.33	0;%9	Tropical	This Study
'Chlorospingus_flavigularis' 26.5	0.33	0;%15	Tropical	This Study
'Cissopis_leverianus'       61.4	0.28	0;%1	Tropical	This Study
'Kleinothraupis_atropileus'	20.4	0.38	0;%13	Tropical	This Study
'Thlypopsis_superciliaris'	14.6	0.32	0;%3	Tropical	This Study
'Sphenopsis_melanotis'      17.3	0.32	0;%8	Tropical	This Study
'Pseudospingus_xanthophthalmus' 13.0 0.19	0;%3	Tropical	This Study
'Thlypopsis_sordida'        14.9	0.31	0;%1	Tropical	This Study
'Thlypopsis_ruficeps'       11.9	0.23	0;%5	Tropical	This Study
'Trichothraupis_melanops'	24.9	0.45	0;%9	Tropical	This Study
'Eucometis_penicillata'     30.7	0.39	0;%N/A	Tropical	Wiersma et al. 2007
'Loriotus_luctuosus'        12.5	0.32	0;%1	Tropical	This Study
'Lanio_versicolor'          20.4	0.33	0;%2	Tropical	This Study
'Ramphocelus_dimidiatus'	26.4	0.37	0;%N/A	Tropical	Wiersma et al. 2007
'Ramphocelus_carbo'         26.5	0.29	0;%17	Tropical	This Study
'Ramphocelus_flammigerus'	32.0	0.42	0;%N/A	Tropical	Wiersma et al. 2007
'Thraupis_episcopus'        30.4	0.42	0;%N/A	Tropical	Wiersma et al. 2007
'Thraupis_palmarum'         32.6	0.40	0;%N/A	Tropical	Wiersma et al. 2007
'Sporathraupis_cyanocephala' 38.2	0.46	0;%13	Tropical	This Study
'Rauenia_bonariensis'       34.8	0.56	0;%5	Tropical	This Study
'Buthraupis_montana'        89.7	1.02	0;%9	Tropical	This Study
'Anisognathus_igniventris'	35.0	0.44	0;%24	Tropical	This Study
'Chlorornis_riefferii'      49.8	0.51	0;%8	Tropical	This Study
'Iridosornis_analis'        27.1	0.47	0;%3	Tropical	This Study
'Iridosornis_jelskii'       20.6	0.38	0;%9	Tropical	This Study
'Pipraeidea_melanonota'     20.3	0.38	0;%3	Tropical	This Study
'Chlorochrysa_calliparaea'	16.9	0.25	0;%5	Tropical	This Study
'Tangara_arthus'            22.4	0.37	0;%;5	Tropical	This Study
'Ixothraupis_xanthogastra'	15.1	0.21	0;%1	Tropical	This Study
'Stilpnia_cyanicollis'      16.3	0.35	0;%1	Tropical	This Study
'Stilpnia_larvata'          16.2	0.24	0;%N/A	Tropical	Wiersma et al. 2007
'Tangara_vassorii'          18.5	0.23	0;%3	Tropical	This Study
'Cyanerpes_cyaneus'         13.5	0.27	0;%N/A	Tropical	Wiersma et al. 2007
'Conirostrum_sitticolor'	11.0	0.18	0;%2	Tropical	This Study
'Diglossa_mystacalis'       15.4	0.28	0;%9	Tropical	This Study
'Diglossa_brunneiventris'	10.6	0.24	0;%4	Tropical	This Study
'Diglossa_cyanea'           19.1	0.32	0;%41	Tropical	This Study
'Haplospiza_rustica'        18.0	0.14	0;%1	Tropical	This Study
'Sporophila_americana'      10.2	0.20	0;%N/A	Tropical	Wiersma et al. 2007
'Sporophila_nigricollis'	 8.9	0.20	0;%1	Tropical	This Study
'Sporophila_castaneiventris' 8.5	0.20	0;%4	Tropical	This Study
'Sporophila_angolensis'     12.3	0.20	0;%N/A	Tropical	Wiersma et al. 2007
'Asemospiza_obscura'        12.1	0.16	0;%2	Tropical	This Study
'Catamblyrhynchus_diadema'	17.0	0.25	0;%6	Tropical	This Study
'Habia_rubica'              36.7	0.58	0;%2	Tropical	This Study
'Driophlox_fuscicauda'      40.0	0.36	0;%N/A	Tropical	Wiersma et al. 2007
'Cardinalis_cardinalis'     40.5	0.52	1;%N/A	Temperate	McKechnie & Wolf 2004
'Cardinalis_sinuatus'       32.0	0.39	1;%N/A	Temperate	McKechnie & Wolf 2004
'Saltator_grossus'          49.5	0.44	0;%2	Tropical	This Study
'Saltator_maximus'          44.8	0.55	0;%N/A	Tropical	Wiersma et al. 2007
'Saltator_coerulescens'     47.0	0.39	0;%N/A	Tropical	Wiersma et al. 2007
'Saltator_orenocensis'      32.7	0.31	0;%N/A	Tropical	Wiersma et al. 2007
'Saltator_striatipectus'	42.1	0.51	0;%N/A	Tropical	Wiersma et al. 2007
'Cyanoloxia_cyanoides'      25.0	0.38	0;%3	Tropical	This Study
};
nm = aves(:,1); data = cell2mat(aves(:,2:4)); Ww = data(:,1); JOi= data(:,2); sel = data(:,3);

close all
plot(log10(Ww(sel==0)), log10(JOi(sel==0)), '.b', 'markersize', 10);
hold on
plot(log10(Ww(sel==1)), log10(JOi(sel==1)), '.r', 'markersize', 10);
xlabel('weight, g'); ylabel('BMR, W');
text(1,1,'tropical','color','b');
text(1,1.2,'temperate','color','r');
text(1,1.4,'LondCast2015','color','k');

figure
nm_0 = nm(sel==0); nm_1 = nm(sel==1);
WwJOi_0 = read_stat(nm_0,{'Ww_i','J_Oi'}); Ww_0 = WwJOi_0(:,1); JOi_0 = WwJOi_0(:,2);
WwJOi_1 = read_stat(nm_1,{'Ww_i','J_Oi'}); Ww_1 = WwJOi_1(:,1); JOi_1 = WwJOi_1(:,2);

plot(log10(Ww_0), log10(JOi_0), '.b', 'markersize', 10);
hold on
plot(log10(Ww_1), log10(JOi_1), '.r', 'markersize', 10);
xlabel('weight W_w^\infty, g'); ylabel('BMR, mol O_2/d');
text(1,1,'tropical','color','b');
text(1,1.2,'temperate','color','r');
text(1,1.4,'AmP','color','k');

figure
nm_0 = nm(sel==0); nm_1 = nm(sel==1);
pM_0 = read_stat(nm_0,{'p_M'}); pM_1 = read_stat(nm_1,{'p_M'});

plot(log10(Ww_0), log10(pM_0), '.b', 'markersize', 10);
hold on
plot(log10(Ww_1), log10(pM_1), '.r', 'markersize', 10);
xlabel('weight W_w^\infty, g'); ylabel('[p_M], J/d.cm^3');
text(3.5,3.5,'tropical','color','b');
text(3.5,3.7,'temperate','color','r');
text(3.5,3.9,'AmP','color','k');
